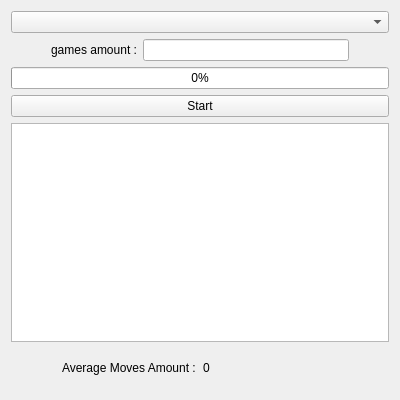
<?xml version="1.0" encoding="UTF-8"?>
<ui version="4.0">
 <class>TFormSimulationView</class>
 <widget class="QWidget" name="TFormSimulationView">
  <property name="geometry">
   <rect>
    <x>0</x>
    <y>0</y>
    <width>400</width>
    <height>400</height>
   </rect>
  </property>
  <property name="windowTitle">
   <string>BullsAndCows</string>
  </property>
  <layout class="QVBoxLayout" name="verticalLayout">
   <item>
    <layout class="QHBoxLayout" name="horizontalLayout_4">
     <property name="topMargin">
      <number>0</number>
     </property>
     <item>
      <layout class="QVBoxLayout" name="verticalLayout_4">
       <property name="topMargin">
        <number>0</number>
       </property>
       <item>
        <widget class="QComboBox" name="brainComboBox"/>
       </item>
       <item>
        <layout class="QHBoxLayout" name="horizontalLayout">
         <property name="topMargin">
          <number>0</number>
         </property>
         <item>
          <spacer name="horizontalSpacer">
           <property name="orientation">
            <enum>Qt::Horizontal</enum>
           </property>
           <property name="sizeType">
            <enum>QSizePolicy::Minimum</enum>
           </property>
           <property name="sizeHint" stdset="0">
            <size>
             <width>40</width>
             <height>20</height>
            </size>
           </property>
          </spacer>
         </item>
         <item>
          <widget class="QLabel" name="amountLabel">
           <property name="text">
            <string>games amount :</string>
           </property>
          </widget>
         </item>
         <item>
          <widget class="QLineEdit" name="gamesAmountEdit"/>
         </item>
         <item>
          <spacer name="horizontalSpacer_2">
           <property name="orientation">
            <enum>Qt::Horizontal</enum>
           </property>
           <property name="sizeType">
            <enum>QSizePolicy::Minimum</enum>
           </property>
           <property name="sizeHint" stdset="0">
            <size>
             <width>40</width>
             <height>20</height>
            </size>
           </property>
          </spacer>
         </item>
        </layout>
       </item>
       <item>
        <widget class="QProgressBar" name="progressBar">
         <property name="value">
          <number>0</number>
         </property>
         <property name="alignment">
          <set>Qt::AlignCenter</set>
         </property>
        </widget>
       </item>
       <item>
        <widget class="QPushButton" name="startButton">
         <property name="text">
          <string>Start</string>
         </property>
        </widget>
       </item>
       <item>
        <widget class="QTableWidget" name="resultsTable">
         <attribute name="verticalHeaderVisible">
          <bool>false</bool>
         </attribute>
        </widget>
       </item>
       <item>
        <widget class="QFrame" name="resultFrame">
         <layout class="QHBoxLayout" name="horizontalLayout_2">
          <property name="topMargin">
           <number>10</number>
          </property>
          <item>
           <spacer name="horizontalSpacer_3">
            <property name="orientation">
             <enum>Qt::Horizontal</enum>
            </property>
            <property name="sizeType">
             <enum>QSizePolicy::Minimum</enum>
            </property>
            <property name="sizeHint" stdset="0">
             <size>
              <width>40</width>
              <height>20</height>
             </size>
            </property>
           </spacer>
          </item>
          <item>
           <widget class="QLabel" name="label">
            <property name="text">
             <string>Average Moves Amount :</string>
            </property>
           </widget>
          </item>
          <item>
           <widget class="QLabel" name="avgMovesAmount">
            <property name="text">
             <string>0</string>
            </property>
           </widget>
          </item>
          <item>
           <spacer name="horizontalSpacer_4">
            <property name="orientation">
             <enum>Qt::Horizontal</enum>
            </property>
            <property name="sizeType">
             <enum>QSizePolicy::Minimum</enum>
            </property>
            <property name="sizeHint" stdset="0">
             <size>
              <width>40</width>
              <height>20</height>
             </size>
            </property>
           </spacer>
          </item>
         </layout>
        </widget>
       </item>
      </layout>
     </item>
    </layout>
   </item>
  </layout>
 </widget>
 <layoutdefault spacing="6" margin="11"/>
 <resources/>
 <connections>
  <connection>
   <sender>startButton</sender>
   <signal>clicked()</signal>
   <receiver>TFormSimulationView</receiver>
   <slot>onSimulationButton()</slot>
   <hints>
    <hint type="sourcelabel">
     <x>20</x>
     <y>20</y>
    </hint>
    <hint type="destinationlabel">
     <x>20</x>
     <y>20</y>
    </hint>
   </hints>
  </connection>
 </connections>
 <slots>
  <slot>onSimulationButton()</slot>
 </slots>
</ui>
